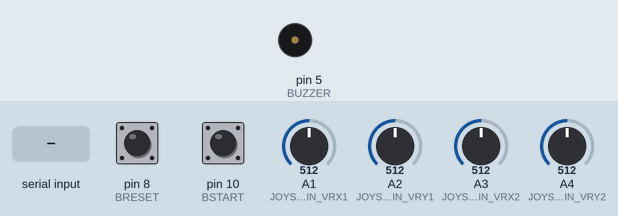
The sketch below on a simulated Arduino Uno, built with avr-gcc and run on an emulated ATmega328P. Parts: buzzer (waves = sounding). The test bench sets the inputs (shaded band); at power-on: A1 (JOYSTICK_PIN_VRX1) = 512, A2 (JOYSTICK_PIN_VRY1) = 512, A3 (JOYSTICK_PIN_VRX2) = 512, pin 8 (BRESET) LOW, pin 10 (BSTART) LOW, A4 (JOYSTICK_PIN_VRY2) = 512. What the sketch prints to the serial monitor is not drawn.

Above: at 1.2 s.
1.3 s: "n" received over Serial
At 1.6 s:
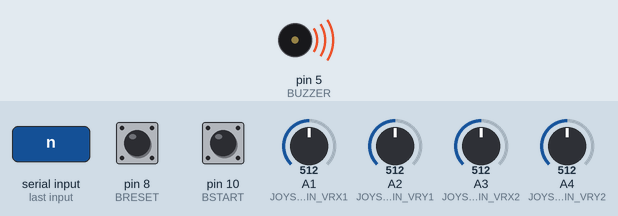
3.3 s: A1 (JOYSTICK_PIN_VRX1) set to 593
4.8 s: A1 (JOYSTICK_PIN_VRX1) set to 617
6.9 s: A2 (JOYSTICK_PIN_VRY1) set to 583
8.4 s: A2 (JOYSTICK_PIN_VRY1) set to 617
11.4 s: A3 (JOYSTICK_PIN_VRX2) set to 593
12.9 s: A3 (JOYSTICK_PIN_VRX2) set to 612
Timing chart, 0 to 15.9 s (numbered marks = the images above; inputs shaded):
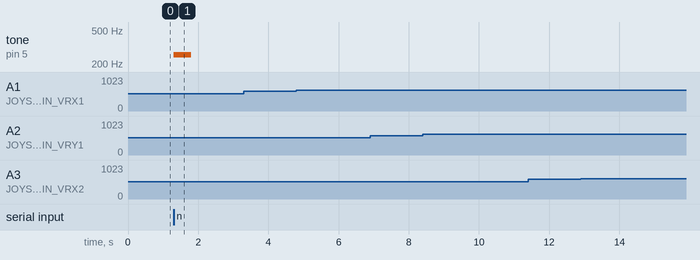

The sketch:

input.ino
```cpp
// 1- Yuanxu Zhang - yzhan319 and Jack Li - wli200
// 2- Project - Ikun Joystick game
// 3- Description - Two player use joystick to play a game and answer a series of question to seehow much they know about each other.
// 4- Assumptions - Each play have one joystick to control the game.After the game they will have a score of how much they know about each other.
// Include Libraries
#include "Arduino.h"
#include "Joystick.h"


// Pin Definitions
#define JOYSTICK_PIN_SW1  4
#define JOYSTICK_PIN_SW2  6
#define JOYSTICK_PIN_VRX1 A1
#define JOYSTICK_PIN_VRX2 A3
#define JOYSTICK_PIN_VRY1 A2
#define JOYSTICK_PIN_VRY2 A4
#define BSTART 10
#define BRESET 8
#define BUZZER 5

int startState = LOW;
int resetState = LOW;
int startHold = 0;
int resetHold = 0;

Joystick joystick1(JOYSTICK_PIN_VRX1,JOYSTICK_PIN_VRY1,JOYSTICK_PIN_SW1);
Joystick joystick2(JOYSTICK_PIN_VRX2,JOYSTICK_PIN_VRY2,JOYSTICK_PIN_SW2);


// Setup the essentials for your circuit to work. It runs first every time your circuit is powered with electricity.
void setup()
{

    Serial.begin(9600);

    pinMode(JOYSTICK_PIN_VRX1, INPUT);
    pinMode(JOYSTICK_PIN_VRX2, INPUT);
    pinMode(BSTART, INPUT);
    pinMode(BRESET, INPUT);
    pinMode(BUZZER, OUTPUT);

}

// Main logic of your circuit. It defines the interaction between the components you selected. After setup, it runs over and over again, in an eternal loop.
void loop()
{
    int joystickX1 =  joystick1.getX();
    int joystickX2 =  joystick2.getX();
    int joystickY1 =  joystick1.getY();
    int joystickY2 =  joystick2.getY();

    startState = digitalRead(BSTART);
    resetState = digitalRead(BRESET);

    if (startState == HIGH) {
      if (startHold == 0) {
        Serial.write('s');
      }
      startHold = 1;
    } else {
      startHold = 0;
    }

    if (resetState == HIGH) {
      if (resetHold == 0) {
        Serial.write('a');
      }
      resetHold = 1;
    } else {
      resetHold = 0;
    }

    if (joystickX1 < 400) {
      Serial.write('L');
      delay(300);
    } else if (joystickX1 > 600) {
      Serial.write('R');
      delay(300);
    }

    if (joystickX2 < 400) {
      Serial.write('l');
      delay(300);
    } else if (joystickX2 > 600) {
      Serial.write('r');
      delay(300);
    }

    if (joystickY1 > 600) {
      Serial.write('1');
      delay(1000);
    }

    if (joystickY2 > 600) {
      Serial.write('2');
      delay(1000);
    }

    if (Serial.available() > 0) {
      char input = Serial.read();
      if (input == 'n') {
        tone(BUZZER, 255);
        digitalWrite(BUZZER, HIGH);
        delay(500);
        noTone(BUZZER);
      } else if (input == 'm') {
        tone(BUZZER, 0);
        digitalWrite(BUZZER, HIGH);
        delay(500);
        noTone(BUZZER);
      }
    }


}
```

AnalogReader.cpp
```cpp
#include "AnalogReader.h"

#include <Arduino.h>

AnalogReader::AnalogReader(const int pin) : m_pin(pin) {}

/**
 * Read analog value from board ADC
 */
int AnalogReader::read()
{
	return analogRead(m_pin);
}
```

AnalogReader.h
```cpp
#ifndef _ANALOG_READER_H
#define _ANALOG_READER_H

class AnalogReader
{
	public:
		AnalogReader(const int pin);
		int read();

	private:
		const int m_pin;
};
#endif //_ANALOG_READER_H
```

Button.cpp
```cpp
#include "Button.h"

#include <Arduino.h>


Button::Button(const int pin) : m_pin(pin)
{

}

void Button::init()
{

  pinMode(m_pin, INPUT);
  // set begin state
  m_lastButtonState = read();
}


//read button state.
bool Button::read()
{
  return digitalRead(m_pin);

}


//In General:
//if button is not pushed function will return LOW (0).
//if it is pushed function will return HIGH (1).

bool Button::onChange()
{
  //read button state. '1' is pushed, '0' is not pushed.
  bool reading = read();
  // If the switch changed, due to noise or pressing:
  if (reading != m_lastButtonState) {
    // reset the debouncing timer
    m_lastDebounceTime = millis();
    m_pressFlag = 1;
  }

  if ((millis() - m_lastDebounceTime) > m_debounceDelay) {
    // whatever the reading is at, it's been there for longer
    // than the debounce delay, so take it as the actual current state:

    // if the button state has changed:
    if (m_pressFlag) { //reading != m_lastButtonState) {
      //update the buton state
      m_pressFlag = 0;

      // save the reading.  Next time through the loop,
      m_lastButtonState = reading;
      return 1;

    }
  }
  m_lastButtonState = reading;

  return 0;

}

bool Button::onPress()
{
  //read button state. '1' is pushed, '0' is not pushed.
  bool reading = read();
  // If the switch changed, due to noise or pressing:
  if (reading == HIGH && m_lastButtonState == LOW) {
    // reset the debouncing timer
    m_lastDebounceTime = millis();
    m_pressFlag = 1;
  }

  if ((millis() - m_lastDebounceTime) > m_debounceDelay) {
    // whatever the reading is at, it's been there for longer
    // than the debounce delay, so take it as the actual current state:

    // if the button state has changed:
    if (m_pressFlag) {
      // save the reading.  Next time through the loop,
      m_pressFlag = 0;
      m_lastButtonState = reading;
      return 1;

    }
  }
  m_lastButtonState = reading;

  return 0;

}

bool Button::onRelease()
{
  //read button state. '1' is pushed, '0' is not pushed.
  bool reading = read();
  // If the switch changed, due to noise or pressing:
  if (reading == LOW && m_lastButtonState == HIGH) {
    // reset the debouncing timer
    m_lastDebounceTime = millis();
    m_pressFlag = 1;
  }

  if ((millis() - m_lastDebounceTime) > m_debounceDelay) {
    // whatever the reading is at, it's been there for longer
    // than the debounce delay, so take it as the actual current state:

    // if the button state has changed:
    if ( m_pressFlag) { //reading == LOW && m_lastButtonState == HIGH) {
      // save the reading.  Next time through the loop,
      m_lastButtonState = reading;
      m_pressFlag = 0;
      return 1;

    }
  }
  m_lastButtonState = reading;

  return 0;

}
```

Button.h
```cpp
#ifndef _BUTTON_H_
#define _BUTTON_H_


//button  class:
class Button {
  public:
    Button(const int pin);
    //initialize button instance
    void init();
    //Read button state - without debounce
    bool read();
    //return True on both button events, Press or Release
    bool onChange();
    //return True only on Press
    bool onPress();
    //return True only on Release
    bool onRelease();


  private:
    const int m_pin;
    bool m_lastButtonState; //state variables
    long m_lastDebounceTime = 0;  // the last time the output pin was toggled
    const int m_debounceDelay = 50;    // the debounce time; increase if the output flickers
    bool m_pressFlag = 0;

};

#endif //_BUTTON_H_
```

Joystick.cpp
```cpp
#include "Joystick.h"

/**
* Construct Joystick instance.<BR>
* It consists of two 10Kohm potentiometer and a Pushbutton.<BR>
* pinX, pinY - analog pin on arduino board to read potentiometers.<BR>
* pinSW - digital pin on arduino board to read pushbutton state.
*/
Joystick::Joystick(int pinX, int pinY, int pinSW) : m_pinX(pinX), m_pinY(pinY), m_pinSW(pinSW)
{
    pinMode(m_pinX,INPUT);
    pinMode(m_pinY,INPUT);
    pinMode(m_pinSW,INPUT_PULLUP);

    joyX = new AnalogReader(m_pinX);
    joyY = new AnalogReader(m_pinY);
    joySW = new Button(m_pinSW);
}
/**
*Return X axis value
*/
int Joystick::getX()
{
    return joyX->read();
}

/**
*Return Y axis value
*/
int Joystick::getY()
{
    return joyY->read();
}

/**
* Return indication on joystick press.<BR>
* The joystick assembly button is '0' when not pressed, so we flip the button logic
*/
bool Joystick::getSW()
{
    return !joySW->read();
}
		
```

Joystick.h
```cpp
/** \addtogroup Joystick
 *  @{
 */

#ifndef JOYSTICK_H
#define JOYSTICK_H

#include "Joystick.h"
#include "AnalogReader.h"
#include "Button.h"
#include "Arduino.h"

class Joystick
{
	public:
		Joystick(int pinX, int pinY, int pinSW);
		//get X axis reading
		int getX();
		//get Y axis reading
		int getY();
		//return indication on joystick press
		//The joystick assembly button is '0' when not pressed, so we flip the button logic
		bool getSW();

	private:
		int m_pinX, m_pinY, m_pinSW;
		AnalogReader *joyX;
		AnalogReader *joyY;
		Button		 *joySW;


};
#endif //JOYSTICK
/** @}*/
```

Measured:
- after the input at 1.3 s, tone on pin 5 (BUZZER): silent → 255 Hz at once, → silent 0.50 s later
- after the input at 3.3 s, every drawn part: stays the same
- after the input at 4.8 s, every drawn part: stays the same
- after the input at 6.9 s, every drawn part: stays the same
- after the input at 8.4 s, every drawn part: stays the same
- after the input at 11.4 s, every drawn part: stays the same
- after the input at 12.9 s, every drawn part: stays the same
